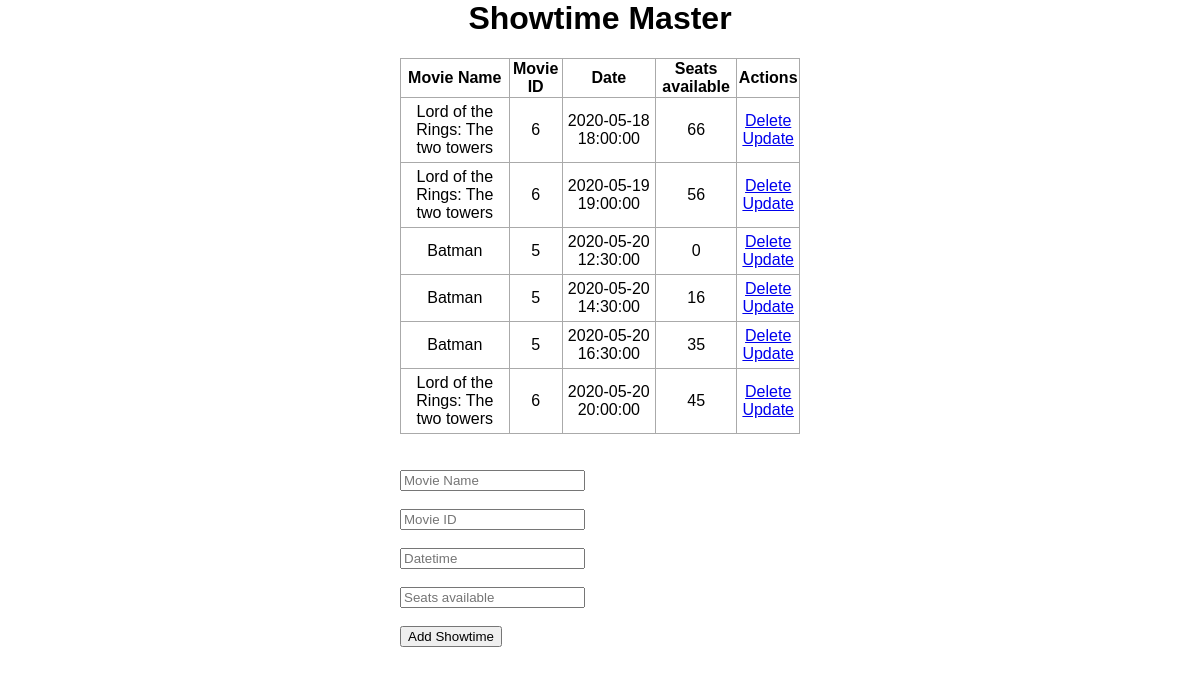
Before: / with the older database file.
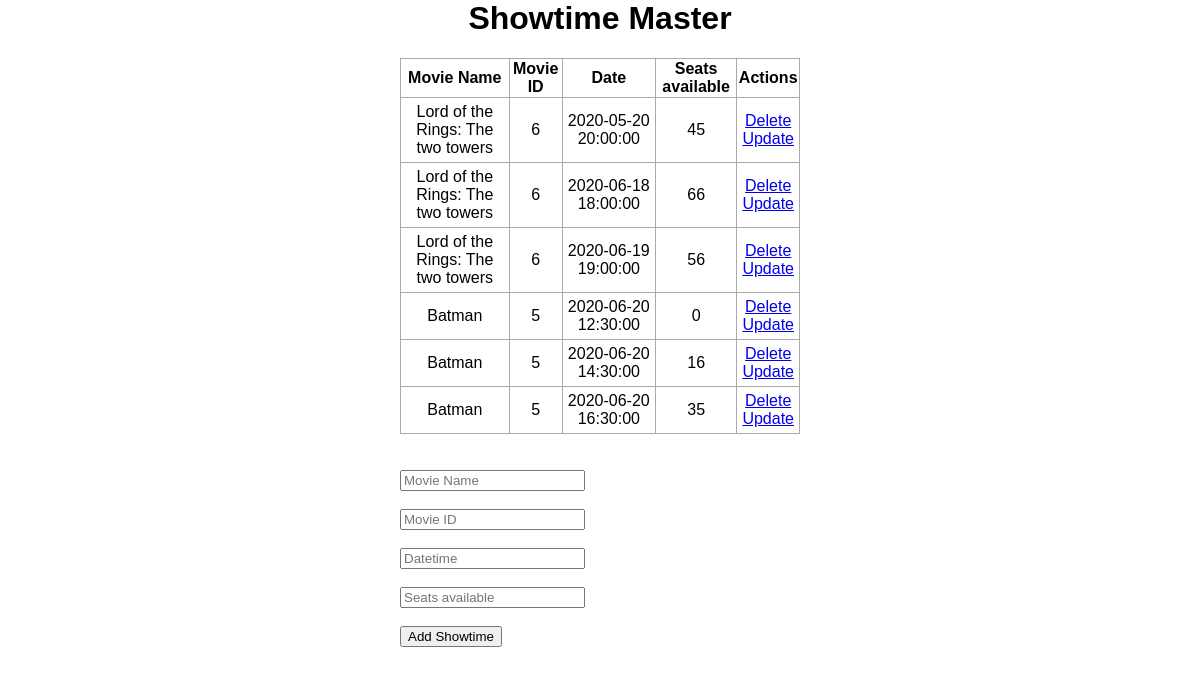
After: the same page with the newer database file.
### serverDBSecondaryAdmin/app.py (models this page shows, shortened)
class Showtimes(db.Model):
    id_s = db.Column(db.Integer, primary_key=True)
    id_m = db.Column(db.Integer, nullable=False)
    datetime = db.Column(db.Integer, nullable=False)
    seats_available = db.Column(db.String(200), nullable=False)
    movie_name = db.Column(db.String(200), nullable=False)

### serverDBSecondaryAdmin/app.py (the view)
@app.route('/', methods=['POST', 'GET'])
def index():
    if request.method == 'POST':
        showtime_id_m = request.form['id_m']
        showtime_movie_name = request.form['movie_name']
        showtime_datetime = request.form['datetime']
        showtime_seats_available = request.form['seats_available']
        new_showtime = Showtimes(id_m=showtime_id_m, datetime=showtime_datetime, seats_available=showtime_seats_available, movie_name=showtime_movie_name,)
        try:
            db.session.add(new_showtime)
            db.session.commit()
            return redirect('/')
        except:
            return 'There was an issue adding your movie'
    else:
        showtimes = Showtimes.query.order_by(Showtimes.datetime).all()
        return render_template('index.html', showtimes=showtimes)

### serverDBSecondaryAdmin/templates/index.html (shortened to what this page needs)
{% extends 'base.html' %}
{% block body %}
<div class="content">
    <h1 style="text-align: center">Showtime Master</h1>
    {% if showtimes|length < 1 %}
    <h4 style="text-align: center">There are no showtimes, create one below!</h4>
    {% else %}
    <table>
        <tr>
            <th>Movie Name</th>
            <th>Movie ID</th>
            <th>Date</th>
            <th>Seats available</th>
            <th>Actions</th>
        </tr>
        {% for showtime in showtimes %}
        <tr>
            <td>{{ showtime.movie_name }}</td>
            <td>{{ showtime.id_m }}</td>
            <td>{{ showtime.datetime }}</td>
            <td>{{ showtime.seats_available }}</td>
            <td>
                <a href="/delete/{{showtime.id_s}}">Delete</a>
                <br>
                <a href="/update/{{showtime.id_s}}">Update</a>
            </td>
        </tr>
        {% endfor %}
    </table><br><br>
    {% endif %}
    <form action="/" method="POST">
        <input type="text" name="movie_name" id="movie_name" placeholder="Movie Name"><br><br>
        <input type="text" name="id_m" id="id_m" placeholder="Movie ID"><br><br>
        <input type="text" name="datetime" id="datetime" placeholder="Datetime"><br><br>
        <input type="text" name="seats_available" id="seats_available" placeholder="Seats available"><br><br>
        <input type="submit" value="Add Showtime">
    </form>
</div>
{% endblock %}

### serverDBSecondaryAdmin/templates/base.html (shortened to what this page needs)
<html lang="en">
<head>
    <link rel="stylesheet" href="{{ url_for('static', filename='css/main.css') }}">
</head>
<body>
    {% block body %}{% endblock %}
</body>
</html>

### serverDBSecondaryAdmin/static/css/main.css (style rules this page uses)
body, html { margin: 0; font-family: sans-serif; }
.content { margin: 0 auto; width: 400px; }
table, td, th { border: 1px solid #aaa; }
table { border-collapse: collapse; width: 100%; }
th { height: 30px; }
td { text-align: center; padding: 5px; }

Changed rows visible on the page:
shown differently, row unchanged: Showtimes (number 1 of 6 on the later page): moves up the list
changed Showtimes (number 2 of 6 on the later page): datetime "2020-05-18 18:00:00" → "2020-06-18 18:00:00"
changed Showtimes (number 3 of 6 on the later page): datetime "2020-05-19 19:00:00" → "2020-06-19 19:00:00"
changed Showtimes (number 4 of 6 on the later page): datetime "2020-05-20 12:30:00" → "2020-06-20 12:30:00"
changed Showtimes (number 5 of 6 on the later page): datetime "2020-05-20 14:30:00" → "2020-06-20 14:30:00"
changed Showtimes (number 6 of 6 on the later page): datetime "2020-05-20 16:30:00" → "2020-06-20 16:30:00"
